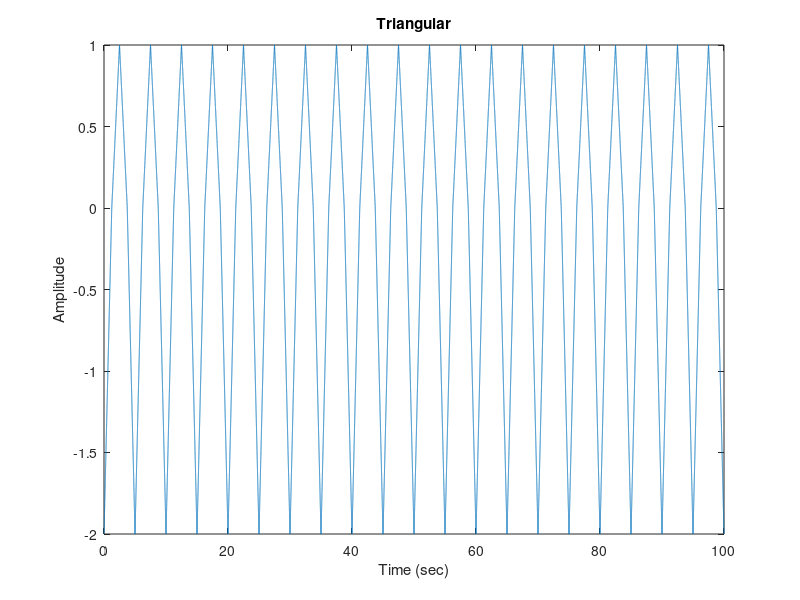

This figure's MATLAB source:
function tema2()

fs = 2000;
t = 0:1/fs:100;
x2 = sawtooth(0.4*pi*t, 0.5);
for i = 1:1:length(x2)
   if x2(i) < 0
       x2(i) = x2(i)*2;
   end
end

plot(t,x2);


xlabel('Time (sec)')
ylabel('Amplitude')
title('Triangular')

end